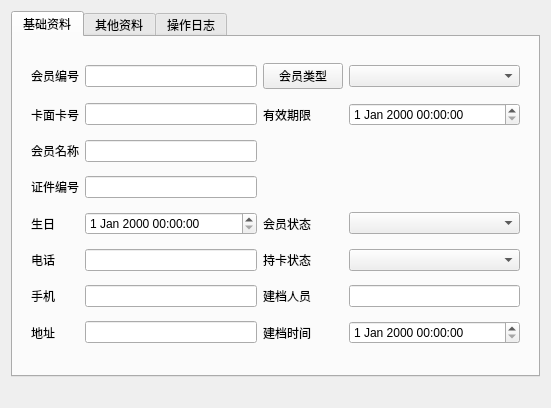
<?xml version="1.0" encoding="UTF-8"?>
<ui version="4.0">
 <class>w_m_member_sendcard_Dialog</class>
 <widget class="QDialog" name="w_m_member_sendcard_Dialog">
  <property name="geometry">
   <rect>
    <x>0</x>
    <y>0</y>
    <width>551</width>
    <height>408</height>
   </rect>
  </property>
  <property name="windowTitle">
   <string>Dialog</string>
  </property>
  <layout class="QVBoxLayout" name="verticalLayout">
   <item>
    <widget class="QTabWidget" name="tabWidget">
     <property name="focusPolicy">
      <enum>Qt::NoFocus</enum>
     </property>
     <property name="currentIndex">
      <number>0</number>
     </property>
     <widget class="QWidget" name="tab">
      <attribute name="title">
       <string>基础资料</string>
      </attribute>
      <layout class="QVBoxLayout" name="verticalLayout_4">
       <item>
        <widget class="QFrame" name="frame_detail_show">
         <layout class="QGridLayout" name="gridLayout">
          <item row="1" column="2">
           <widget class="QLabel" name="label_25">
            <property name="text">
             <string>有效期限</string>
            </property>
           </widget>
          </item>
          <item row="1" column="1">
           <widget class="QLineEdit" name="lineEdit_vch_cardno"/>
          </item>
          <item row="2" column="0">
           <widget class="QLabel" name="label_vch_member">
            <property name="text">
             <string>会员名称</string>
            </property>
           </widget>
          </item>
          <item row="1" column="3">
           <widget class="lds_datetimeEdit" name="dateTimeEdit_dt_limit_show"/>
          </item>
          <item row="2" column="1">
           <widget class="QLineEdit" name="lineEdit_vch_member"/>
          </item>
          <item row="3" column="0">
           <widget class="QLabel" name="label_5">
            <property name="text">
             <string>证件编号</string>
            </property>
           </widget>
          </item>
          <item row="4" column="3">
           <layout class="QHBoxLayout" name="horizontalLayout_3">
            <item>
             <widget class="lds_ComboBox" name="comboBox_ch_state"/>
            </item>
           </layout>
          </item>
          <item row="3" column="1">
           <widget class="QLineEdit" name="lineEdit_vch_id"/>
          </item>
          <item row="4" column="0">
           <widget class="QLabel" name="label_6">
            <property name="text">
             <string>生日</string>
            </property>
           </widget>
          </item>
          <item row="0" column="0">
           <widget class="QLabel" name="label_vch_memberno">
            <property name="text">
             <string>会员编号</string>
            </property>
           </widget>
          </item>
          <item row="7" column="0">
           <widget class="QLabel" name="label_26">
            <property name="text">
             <string>地址</string>
            </property>
           </widget>
          </item>
          <item row="7" column="1">
           <widget class="QLineEdit" name="lineEdit_vch_address"/>
          </item>
          <item row="7" column="2">
           <widget class="QLabel" name="label_27">
            <property name="text">
             <string>建档时间</string>
            </property>
           </widget>
          </item>
          <item row="6" column="2">
           <widget class="QLabel" name="label_12">
            <property name="text">
             <string>建档人员</string>
            </property>
           </widget>
          </item>
          <item row="6" column="3">
           <widget class="QLineEdit" name="lineEdit_vch_operid">
            <property name="styleSheet">
             <string notr="true"/>
            </property>
           </widget>
          </item>
          <item row="7" column="3">
           <widget class="lds_datetimeEdit" name="dateTimeEdit_dt_operdate_show"/>
          </item>
          <item row="3" column="3">
           <widget class="QPushButton" name="pushButton">
            <property name="styleSheet">
             <string notr="true">background:transparent;
border:0px;
</string>
            </property>
            <property name="text">
             <string/>
            </property>
           </widget>
          </item>
          <item row="4" column="1">
           <widget class="lds_datetimeEdit" name="dateTimeEdit_dt_birthday_show"/>
          </item>
          <item row="5" column="0">
           <widget class="QLabel" name="label_7">
            <property name="text">
             <string>电话</string>
            </property>
           </widget>
          </item>
          <item row="4" column="2">
           <widget class="QLabel" name="label_11">
            <property name="text">
             <string>会员状态</string>
            </property>
           </widget>
          </item>
          <item row="5" column="1">
           <widget class="QLineEdit" name="lineEdit_vch_tel"/>
          </item>
          <item row="0" column="3">
           <widget class="lds_ComboBox" name="comboBox_ch_typeno"/>
          </item>
          <item row="1" column="0">
           <widget class="QLabel" name="label_3">
            <property name="text">
             <string>卡面卡号</string>
            </property>
           </widget>
          </item>
          <item row="5" column="3">
           <layout class="QHBoxLayout" name="horizontalLayout_4">
            <item>
             <widget class="lds_ComboBox" name="comboBox_ch_cardflag"/>
            </item>
           </layout>
          </item>
          <item row="6" column="0">
           <widget class="QLabel" name="label_vch_handtel">
            <property name="text">
             <string>手机</string>
            </property>
           </widget>
          </item>
          <item row="6" column="1">
           <widget class="QLineEdit" name="lineEdit_vch_handtel"/>
          </item>
          <item row="5" column="2">
           <widget class="QLabel" name="label_10">
            <property name="text">
             <string>持卡状态</string>
            </property>
           </widget>
          </item>
          <item row="0" column="1">
           <widget class="QLineEdit" name="lineEdit_vch_memberno"/>
          </item>
          <item row="0" column="2">
           <widget class="pushbutton_underline" name="pushButton_ch_typeno">
            <property name="text">
             <string>会员类型</string>
            </property>
           </widget>
          </item>
         </layout>
        </widget>
       </item>
      </layout>
     </widget>
     <widget class="QWidget" name="tab_2">
      <attribute name="title">
       <string>其他资料</string>
      </attribute>
      <layout class="QHBoxLayout" name="horizontalLayout_2" stretch="1,0">
       <item>
        <widget class="lds_tableView" name="tableView_other"/>
       </item>
       <item>
        <widget class="lds_toolbar" name="widget_2"/>
       </item>
      </layout>
     </widget>
     <widget class="QWidget" name="tab_3">
      <attribute name="title">
       <string>操作日志</string>
      </attribute>
      <layout class="QHBoxLayout" name="horizontalLayout_5">
       <item>
        <widget class="lds_tableView" name="tableView_log"/>
       </item>
      </layout>
     </widget>
    </widget>
   </item>
   <item>
    <layout class="QHBoxLayout" name="horizontalLayout">
     <item>
      <widget class="QLabel" name="label_record">
       <property name="text">
        <string/>
       </property>
      </widget>
     </item>
     <item>
      <widget class="lds_toolbar" name="widget"/>
     </item>
    </layout>
   </item>
  </layout>
 </widget>
 <customwidgets>
  <customwidget>
   <class>lds_ComboBox</class>
   <extends>QComboBox</extends>
   <header>lds_combobox.h</header>
  </customwidget>
  <customwidget>
   <class>lds_tableView</class>
   <extends>QTableView</extends>
   <header>lds_tableview.h</header>
  </customwidget>
  <customwidget>
   <class>lds_toolbar</class>
   <extends>QFrame</extends>
   <header>lds_toolbar.h</header>
   <container>1</container>
  </customwidget>
  <customwidget>
   <class>pushbutton_underline</class>
   <extends>QPushButton</extends>
   <header>pushbutton_underline.h</header>
  </customwidget>
  <customwidget>
   <class>lds_datetimeEdit</class>
   <extends>QDateTimeEdit</extends>
   <header>lds_datetimeedit.h</header>
  </customwidget>
 </customwidgets>
 <tabstops>
  <tabstop>pushButton</tabstop>
  <tabstop>lineEdit_vch_memberno</tabstop>
  <tabstop>lineEdit_vch_cardno</tabstop>
  <tabstop>lineEdit_vch_member</tabstop>
  <tabstop>lineEdit_vch_id</tabstop>
  <tabstop>dateTimeEdit_dt_birthday_show</tabstop>
  <tabstop>dateTimeEdit_dt_limit_show</tabstop>
  <tabstop>comboBox_ch_state</tabstop>
  <tabstop>lineEdit_vch_tel</tabstop>
  <tabstop>comboBox_ch_cardflag</tabstop>
  <tabstop>lineEdit_vch_handtel</tabstop>
  <tabstop>lineEdit_vch_operid</tabstop>
  <tabstop>lineEdit_vch_address</tabstop>
  <tabstop>dateTimeEdit_dt_operdate_show</tabstop>
  <tabstop>tableView_other</tabstop>
  <tabstop>tableView_log</tabstop>
  <tabstop>comboBox_ch_typeno</tabstop>
 </tabstops>
 <resources/>
 <connections/>
</ui>
